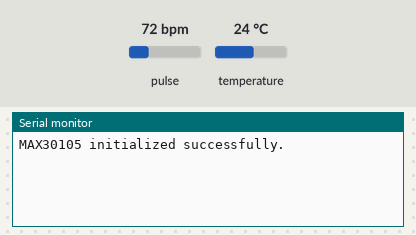
Simulated run of this sketch. Board: Arduino Uno, built with avr-gcc and run on an emulated ATmega328P. On the bench: the last lines printed to the serial monitor. Inputs (shaded band) come from the test bench; at power-on: pulse 72 bpm, temperature 24 °C.

Above: at 1.2 s.
1.3 s: pulse set to 42 bpm
At 4.3 s:
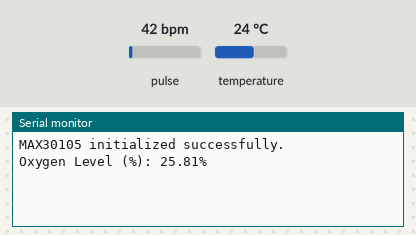
7.4 s: pulse set to 70 bpm
At 8.3 s:
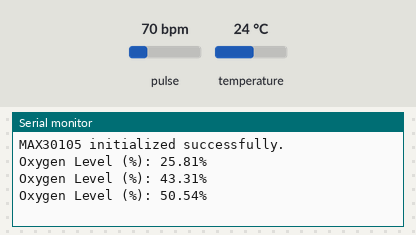
Timing chart, 0 to 10.4 s (numbered marks = the images above; inputs shaded):
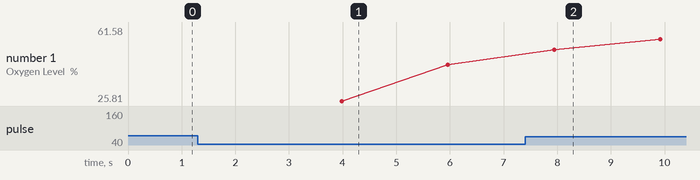

Measured:
- after the input at 1.3 s, the serial monitor: prints a new line after 2.7 s (image 1)
- plotted number 1: 43.31 → 61.58 after the input at 7.4 s

The sketch:

Pulse_Oximeter_Test.ino
```cpp
#include <Wire.h>
#include "MAX30105.h" // SparkFun MAX3010X library

MAX30105 particleSensor;
double avered = 0;
double aveir = 0;
double sumirrms = 0;
double sumredrms = 0;
int i = 0;
int Num = 100;  // Calculate SpO2 by this sampling interval
float ESpO2;   // Initial value of estimated SpO2
double FSpO2 = 0.7;  // Filter factor for estimated SpO2
double frate = 0.95; // Low pass filter for IR/red LED value to eliminate AC component
#define TIMETOBOOT 3000  // Wait for this time (msec) to output SpO2
#define SCALE 88.0  // Adjust to display heart beat and SpO2 in the same scale
#define SAMPLING 100  // If you want to see heart beat more precisely, set SAMPLING to 1
#define FINGER_ON 30000  // If red signal is lower than this, it indicates your finger is not on the sensor
#define USEFIFO

bool max30105Initialized = false;

void setup() {
  Serial.begin(9600);
  Serial.setDebugOutput(true);
  Serial.println();
  // Initialize sensor
  if (particleSensor.begin(Wire, I2C_SPEED_FAST)) {  // Use default I2C port, 400kHz speed
    max30105Initialized = true;
    // The LEDs are very low power and won't affect the temp reading much but
    // you may want to turn off the LEDs to avoid any local heating
    particleSensor.setup(0);            // Configure sensor. Turn off LEDs
    particleSensor.enableDIETEMPRDY();  // Enable the temp ready interrupt. This is required.
    Serial.println("MAX30105 initialized successfully.");
  } else {
    Serial.println("MAX30105 was not found. Please check wiring/power.");
  }

  // Setup to sense a nice looking saw tooth on the plotter
  byte ledBrightness = 0x7F;  // Options: 0=Off to 255=50mA
  byte sampleAverage = 4;  // Options: 1, 2, 4, 8, 16, 32
  byte ledMode = 2;  // Options: 1 = Red only, 2 = Red + IR, 3 = Red + IR + Green
  int sampleRate = 200;  // Options: 50, 100, 200, 400, 800, 1000, 1600, 3200
  int pulseWidth = 411;  // Options: 69, 118, 215, 411
  int adcRange = 16384;  // Options: 2048, 4096, 8192, 16384

  // Set up the wanted parameters
  particleSensor.setup(ledBrightness, sampleAverage, ledMode, sampleRate, pulseWidth, adcRange);  // Configure sensor with these settings
  particleSensor.enableDIETEMPRDY();
}

void loop() {
  if (!max30105Initialized) {
    Serial.println("Oxygen Level (%): 0.00%");
    return;  // Skip the rest of the loop if the sensor is not initialized
  }

  uint32_t ir = 0, red = 0, green = 0;
  double fred = 0, fir = 0;
  double SpO2 = 0; // Raw SpO2 before low pass filtered

#ifdef USEFIFO
  particleSensor.check();  // Check the sensor, read up to 3 samples

  while (particleSensor.available()) {  // Do we have new data?
    red = particleSensor.getFIFOIR();  // Read IR value
    ir = particleSensor.getFIFORed();  // Read Red value

    // Handle the case where the sensor is not connected
    if (ir == 0 || red == 0) {
      Serial.println("Sensor not connected or faulty.");
      break;
    }

    i++;
    fred = (double)red;
    fir = (double)ir;
    avered = avered * frate + (double)red * (1.0 - frate);  // Average red level by low pass filter
    aveir = aveir * frate + (double)ir * (1.0 - frate);  // Average IR level by low pass filter
    sumredrms += (fred - avered) * (fred - avered);  // Square sum of alternate component of red level
    sumirrms += (fir - aveir) * (fir - aveir);  // Square sum of alternate component of IR level

    if ((i % SAMPLING) == 0) {  // Slow down graph plotting speed for Arduino Serial plotter by thinning out
      if (millis() > TIMETOBOOT) {
        float ir_forGraph = (2.0 * fir - aveir) / aveir * SCALE;
        float red_forGraph = (2.0 * fred - avered) / avered * SCALE;
        // Truncation for Serial plotter's autoscaling
        if (ir_forGraph > 100.0) ir_forGraph = 100.0;
        if (ir_forGraph < 80.0) ir_forGraph = 80.0;
        if (red_forGraph > 100.0) red_forGraph = 100.0;
        if (red_forGraph < 80.0) red_forGraph = 80.0;

        float temperature = particleSensor.readTemperatureF();

        if (ir < FINGER_ON) {  // No finger on the sensor
          Serial.println("Oxygen Level (%): 0.00%");
          break;
        }
        if (ir > FINGER_ON) {
          Serial.print("Oxygen Level (%): ");
          Serial.print(ESpO2);
          Serial.println("%");
        }
      }
    }

    if ((i % Num) == 0) {
      double R = (sqrt(sumredrms) / avered) / (sqrt(sumirrms) / aveir);
      SpO2 = -23.3 * (R - 0.4) + 100;
      ESpO2 = FSpO2 * ESpO2 + (1.0 - FSpO2) * SpO2;  // Low pass filter
      sumredrms = 0.0;
      sumirrms = 0.0;
      i = 0;
      break;
    }
    particleSensor.nextSample();  // Move to next sample
  }
#endif
}
```
